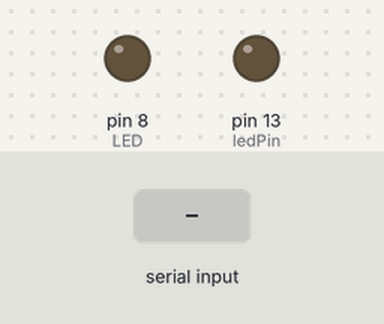
Bench run of a sketch on a simulated Arduino Mega 2560, built with avr-gcc and run on an emulated ATmega2560. Parts: output pins drawn as LEDs (lit = HIGH). The inputs (shaded band) are chosen by the test bench.

Above: at 1.2 s.
1.3 s: "1" received over the second serial link
At 1.7 s:
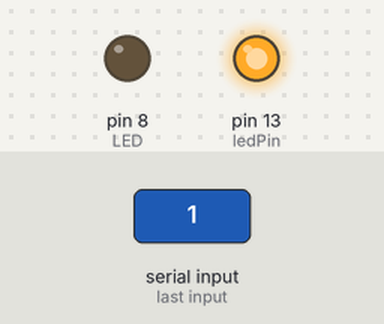
2.8 s: "0" received over the second serial link
At 4.0 s:
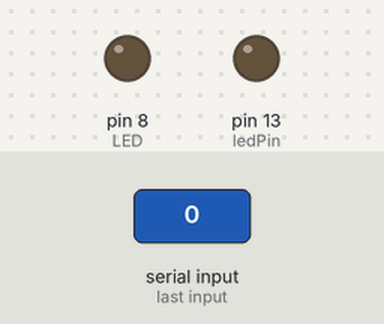
Timing chart, 0 to 5.8 s (numbered marks = the images above; inputs shaded):
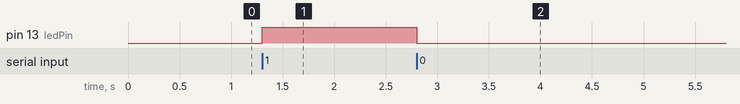

The sketch:

Proof_of_concept_HC-05.ino
```cpp
int ledPin = 13;
int state = 0;
int flag = 0;
int LED = 8;
void setup ()
{
  pinMode (ledPin, OUTPUT);
  digitalWrite (ledPin, LOW);
  pinMode (LED, OUTPUT);
  digitalWrite(LED, LOW);
  Serial1.begin (9600);
  while (!Serial1);
  }

  void loop()
  {
    if (Serial1.available()>0)
    {
      state = Serial1.read();
      }

      if (state == '0')
      {
        digitalWrite(ledPin, LOW);
        Serial1.println("LED: off");
        state = 0;
      }

      if (state == '1')
      {
        digitalWrite(ledPin, HIGH);
        Serial1.println("LED: on");
        state = 0;
      }
  }
```

Measured:
- after the input at 1.3 s, pin 13 (ledPin): LOW → HIGH at once
- after the input at 2.8 s, pin 13 (ledPin): HIGH → LOW at once
